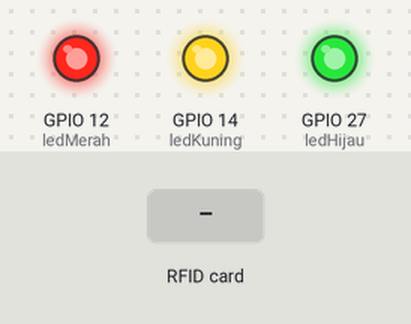
The sketch below on a simulated ESP32. Parts: output pins drawn as LEDs (lit = HIGH). The test bench sets the inputs (shaded band). WiFi joins after 1.5 s; servers stay silent unless stated; uploads are accepted with an empty reply; what the sketch prints to the serial monitor is not drawn.

Above: at 1.6 s.
At 4.7 s:
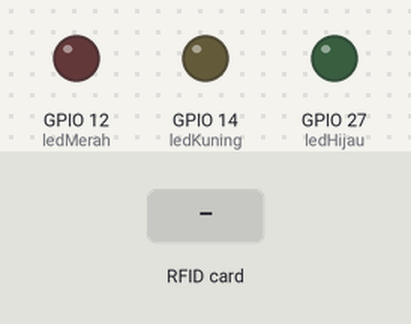
4.8 s: RFID card 5E 7A 19 C4 held to the reader
Timing chart, 0 to 7.8 s (numbered marks = the images above; inputs shaded):
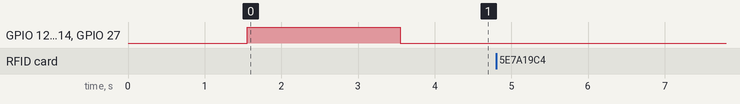

Measured:
- after the input at 4.8 s, every drawn part: stays the same

The sketch:

httppost_RFID_ESP32.ino
```cpp
#include <WiFi.h>
#include <HTTPClient.h>
#include <MFRC522.h>

#define SS_PIN 21
#define RST_PIN 34

#define ledMerah 12
#define ledKuning 14
#define ledHijau 27

MFRC522 mfrc522(SS_PIN, RST_PIN);

const char* ssid = "HOLOGRAM2";
const char* password = "untukapa?";

//Your Domain name with URL path or IP address with path
const char* serverName = "http://betaku.000webhostapp.com/hologramBot/absen.php";


void setup() {
  Serial.begin(115200);

  pinMode(ledMerah, OUTPUT);
  pinMode(ledKuning, OUTPUT);
  pinMode(ledHijau, OUTPUT);

  SPI.begin();      // Initiate  SPI bus
  mfrc522.PCD_Init();   // Initiate MFRC522

  WiFi.mode(WIFI_STA);
  WiFi.begin(ssid, password);
  Serial.println("Connecting");
  while(WiFi.status() != WL_CONNECTED) {
    delay(500);
    Serial.print(".");
  }
  Serial.println("");
  Serial.print("Connected to WiFi network with IP Address: ");

  Serial.println(WiFi.localIP());
  digitalWrite(ledMerah, HIGH);
  digitalWrite(ledKuning, HIGH);
  digitalWrite(ledHijau, HIGH);
  delay(2000);


}

void loop() {
  //Send an HTTP POST request every 10 minutes
  digitalWrite(ledMerah, LOW);
  digitalWrite(ledKuning, LOW);
  digitalWrite(ledHijau, LOW);
  if ( ! mfrc522.PICC_IsNewCardPresent())
  {
    return;
  }
  // Select one of the cards
  if ( ! mfrc522.PICC_ReadCardSerial())
  {
    return;
  }
  //Show UID on serial monitor
//  Serial.print("UID tag :");
  String content= "";
  String uid = "";
  byte letter;
  for (byte i = 0; i < mfrc522.uid.size; i++)
  {
     content.concat(String(mfrc522.uid.uidByte[i] < 0x10 ? " 0" : "-"));
     content.concat(String(mfrc522.uid.uidByte[i], HEX));
  }


  content.toUpperCase();
  uid = content.substring(1);
  Serial.println(uid);
  sendPost(uid);
 delay(1000);

}

void sendPost(String cardId){
  if(WiFi.status()== WL_CONNECTED){
      HTTPClient http;

      // Your Domain name with URL path or IP address with path
      http.begin(serverName);

      // Specify content-type header
      http.addHeader("Content-Type", "application/x-www-form-urlencoded");
      // Data to send with HTTP POST
      String httpRequestData = "card="+cardId;
      // Send HTTP POST request
      int httpResponseCode = http.POST(httpRequestData);


      Serial.print("HTTP Response code: ");
      Serial.println(httpResponseCode);

      // Free resources
      http.end();
    }
    else {
      Serial.println("WiFi Disconnected");
    }

}
```
